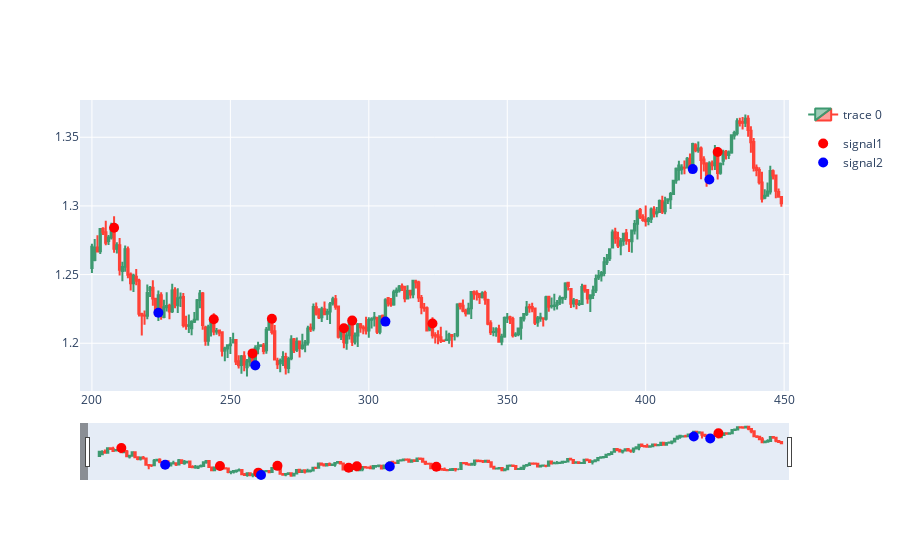

Here is the notebook cell this chart was saved with:
### Code cell
dfpl = df[200:450]
import plotly.graph_objects as go
from datetime import datetime

fig = go.Figure(data=[go.Candlestick(x=dfpl.index,
                open=dfpl['open'],
                high=dfpl['high'],
                low=dfpl['low'],
                close=dfpl['close'])])
fig.add_trace(
    go.Scatter(
        x=dfpl[(dfpl['signal1']==1)].index,
        y=dfpl[(dfpl['signal1']==1)]['open'],
        mode="markers",
        name="signal1",
        marker=dict(color="Red", size=10),
        offsetgroup="signal",
        legendgroup="signal",
    )
)
fig.add_trace(
    go.Scatter(
        x=dfpl[(dfpl['signal1']==2)].index,
        y=dfpl[(dfpl['signal1']==2)]['open'],
        mode="markers",
        name="signal2",
        marker=dict(color="Blue", size=10),
        offsetgroup="signal",
        legendgroup="signal",
    )
)
fig.show()

### Figure 1 — Plotly figure (JSON) as saved in the notebook; plotly's stock layout.template omitted (floating-point values rounded to 4 significant figures; data arrays with more than 128 entries replaced by an {"elided": "..."} marker saying what was removed)
{"data": [{"close": {"elided": "250 float values"}, "high": {"elided": "250 float values"}, "low": {"elided": "250 float values"}, "open": {"elided": "250 float values"}, "type": "candlestick", "x": {"elided": "250 int values"}}, {"legendgroup": "signal", "marker": {"color": "Red", "size": 10}, "mode": "markers", "name": "signal1", "offsetgroup": "signal", "type": "scatter", "x": [208, 244, 258, 265, 291, 294, 323, 426], "y": [1.284, 1.218, 1.193, 1.218, 1.211, 1.216, 1.214, 1.339]}, {"legendgroup": "signal", "marker": {"color": "Blue", "size": 10}, "mode": "markers", "name": "signal2", "offsetgroup": "signal", "type": "scatter", "x": [224, 259, 306, 417, 423], "y": [1.222, 1.184, 1.216, 1.327, 1.319]}], "layout": {"autosize": true, "dragmode": "pan", "xaxis": {"autorange": false, "range": [195.7, 451.8], "rangeslider": {"autorange": true, "range": [65.4, 577.5], "yaxis": {"_template": null, "rangemode": "match"}}, "showspikes": false, "type": "linear"}, "yaxis": {"autorange": true, "range": [1.162, 1.377], "type": "linear"}}}
